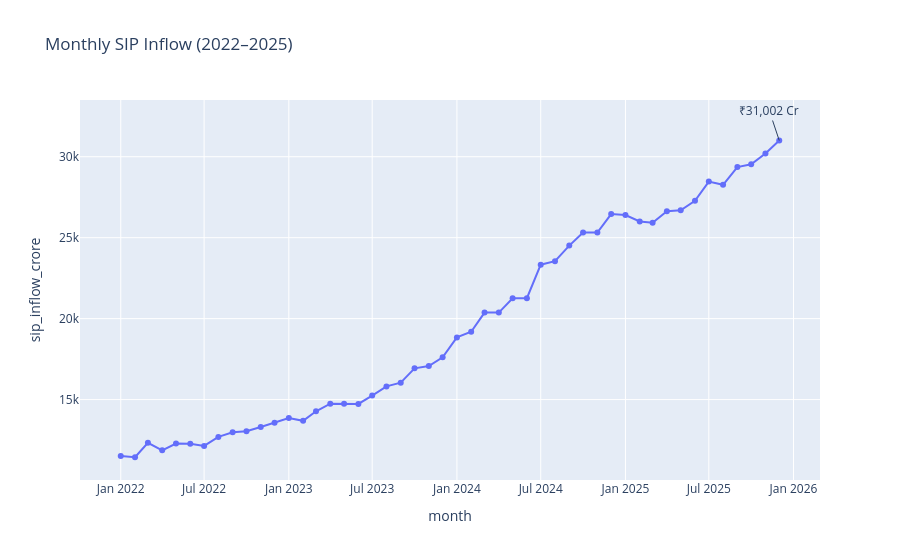

The code cell stored with this chart in its notebook:
### Code cell
import plotly.express as px

sip["month"] = pd.to_datetime(sip["month"])

fig = px.line(
    sip,
    x="month",
    y="sip_inflow_crore",
    markers=True,
    title="Monthly SIP Inflow (2022–2025)"
)

fig.add_annotation(
    x="2025-12-01",
    y=31002,
    text="₹31,002 Cr",
    showarrow=True
)

fig.show()

# fig.write_image("../reports/sip_trend.png")

### Figure 1 — Plotly figure (JSON) as saved in the notebook; plotly's stock layout.template omitted (floating-point values rounded to 4 significant figures)
{"data": [{"hovertemplate": "month=%{x}<br>sip_inflow_crore=%{y}<extra></extra>", "legendgroup": "", "line": {"color": "#636efa", "dash": "solid"}, "marker": {"symbol": "circle"}, "mode": "lines+markers", "name": "", "orientation": "v", "showlegend": false, "type": "scatter", "x": ["2022-01-01T00:00:00", "2022-02-01T00:00:00", "2022-03-01T00:00:00", "2022-04-01T00:00:00", "2022-05-01T00:00:00", "2022-06-01T00:00:00", "2022-07-01T00:00:00", "2022-08-01T00:00:00", "2022-09-01T00:00:00", "2022-10-01T00:00:00", "2022-11-01T00:00:00", "2022-12-01T00:00:00", "2023-01-01T00:00:00", "2023-02-01T00:00:00", "2023-03-01T00:00:00", "2023-04-01T00:00:00", "2023-05-01T00:00:00", "2023-06-01T00:00:00", "2023-07-01T00:00:00", "2023-08-01T00:00:00", "2023-09-01T00:00:00", "2023-10-01T00:00:00", "2023-11-01T00:00:00", "2023-12-01T00:00:00", "2024-01-01T00:00:00", "2024-02-01T00:00:00", "2024-03-01T00:00:00", "2024-04-01T00:00:00", "2024-05-01T00:00:00", "2024-06-01T00:00:00", "2024-07-01T00:00:00", "2024-08-01T00:00:00", "2024-09-01T00:00:00", "2024-10-01T00:00:00", "2024-11-01T00:00:00", "2024-12-01T00:00:00", "2025-01-01T00:00:00", "2025-02-01T00:00:00", "2025-03-01T00:00:00", "2025-04-01T00:00:00", "2025-05-01T00:00:00", "2025-06-01T00:00:00", "2025-07-01T00:00:00", "2025-08-01T00:00:00", "2025-09-01T00:00:00", "2025-10-01T00:00:00", "2025-11-01T00:00:00", "2025-12-01T00:00:00"], "xaxis": "x", "y": [11517, 11438, 12328, 11863, 12286, 12276, 12140, 12694, 12976, 13040, 13306, 13573, 13856, 13687, 14276, 14749, 14749, 14734, 15245, 15814, 16042, 16928, 17073, 17610, 18838, 19187, 20371, 20371, 21262, 21262, 23332, 23547, 24509, 25323, 25320, 26459, 26400, 25999, 25926, 26632, 26688, 27274, 28464, 28265, 29361, 29529, 30200, 31002], "yaxis": "y"}], "layout": {"annotations": [{"showarrow": true, "text": "₹31,002 Cr", "x": "2025-12-01", "y": 31002}], "legend": {"tracegroupgap": 0}, "title": {"text": "Monthly SIP Inflow (2022–2025)"}, "xaxis": {"anchor": "y", "domain": [0, 1], "title": {"text": "month"}}, "yaxis": {"anchor": "x", "domain": [0, 1], "title": {"text": "sip_inflow_crore"}}}}
